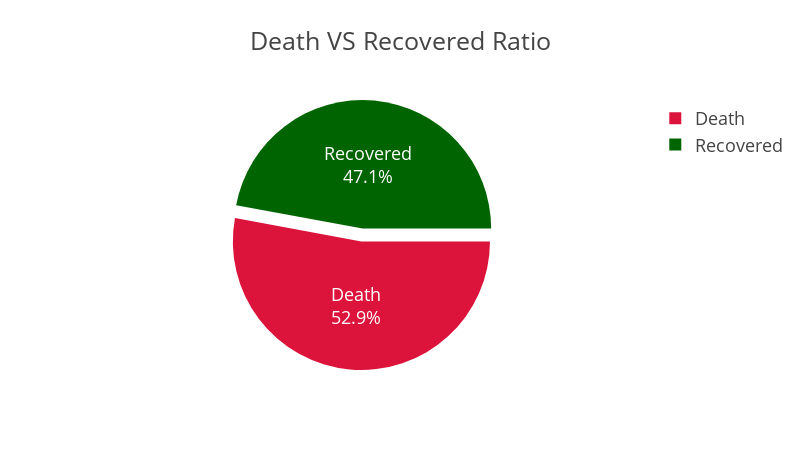

The notebook cell this image was saved under:
### Code cell
dataFromCsv = pd.read_csv('covid-19-PerDayCaseSummaryBD.csv')
totalDeathNumber = dataFromCsv['Death'].sum()
totalRecoveredNumber = dataFromCsv['Recovered'].sum()

slices = [totalDeathNumber,totalRecoveredNumber]
activities = ['Death','Recovered']

dataFrame = {
    "slices" : slices,
    "activities" : activities
}
dataset = pd.DataFrame(dataFrame)
fig = px.pie(dataset,
             values="slices",
             names="activities",
             template="presentation",
             labels = {'slices' : 'No Cases', 'activities' : 'Status'},
             color_discrete_sequence=['#DC143C', '#006400'],
             width=800,
             height=450,
             hole=0,
             title="Death VS Recovered Ratio")
fig.update_traces(rotation=90, pull=0.05, textinfo="percent+label")
py.offline.iplot(fig)

### Figure 1 — Plotly figure (JSON) as saved in the notebook; plotly's stock layout.template omitted (floating-point values rounded to 4 significant figures)
{"data": [{"domain": {"x": [0, 1], "y": [0, 1]}, "hole": 0, "hovertemplate": "Status=%{label}<br>No Cases=%{value}<extra></extra>", "labels": ["Death", "Recovered"], "legendgroup": "", "name": "", "pull": 0.05, "rotation": 90, "showlegend": true, "textinfo": "percent+label", "type": "pie", "values": [155, 138]}], "layout": {"height": 450, "legend": {"tracegroupgap": 0}, "piecolorway": ["#DC143C", "#006400"], "title": {"text": "Death VS Recovered Ratio"}, "width": 800}}
